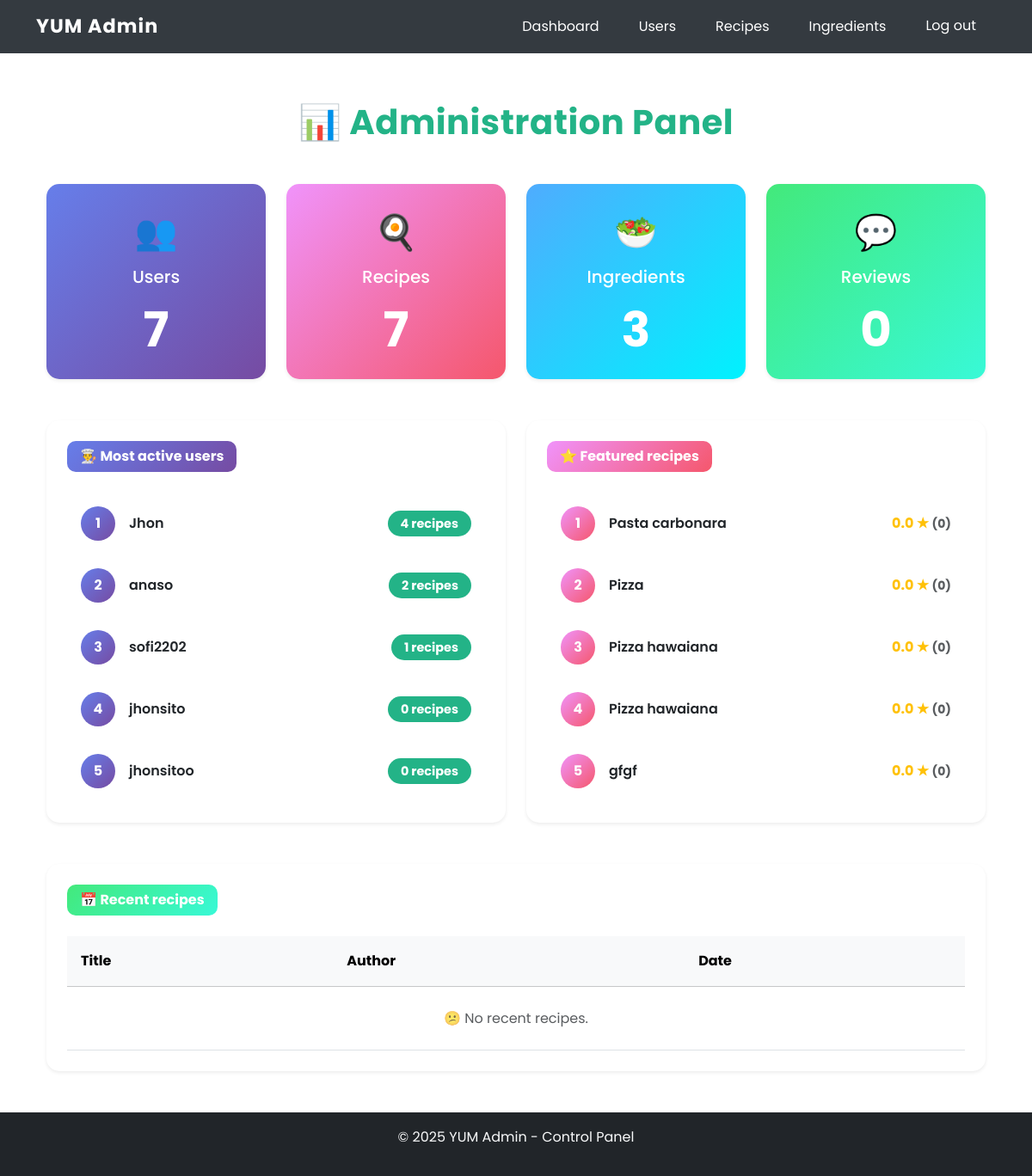
/admin_dash/dashboard/ (signed in), run on the app's committed database.
### core/models.py (models this page shows, shortened)
class User(AbstractUser):
    ROLE_CHOICES = [
        ("admin", "Administrador"),
        ("common", "Usuario Común"),
    ]
    role = models.CharField(
        max_length=10,
        choices=ROLE_CHOICES,
        default="common"
    )
    favorite_recipes = models.ManyToManyField(
        "Recipe",
        related_name="favorited_by",
        blank=True
    )
    def is_admin(self):
        return self.role == "admin"

class Recipe(models.Model):
    CATEGORY_CHOICES = [
    ('plato fuerte', 'Plato fuerte'),
    ('entrada', 'Entrada'),
    ('pasabocas', 'Pasabocas'),
    ('postre', 'Postre'),
    ('acompañamiento', 'Acompañamiento'),
    ('ensalada', 'Ensalada'),
    ('bebida', 'Bebida'),
    ]
    user = models.ForeignKey(User, on_delete=models.CASCADE, related_name="recipes")
    title = models.CharField(max_length=200)
    description = models.TextField()
    category = models.CharField(
        max_length=20,
        choices=CATEGORY_CHOICES,
        default='plato fuerte'
    )
    creation_date = models.DateTimeField(auto_now_add=True)
    preparation_time = models.DurationField()
    portions = models.PositiveIntegerField()
    nutritional_value = models.IntegerField(default=0, editable=False)  # IA
    media_score = models.FloatField(default=0, editable=False)  # promedio reseñas

### yum_admins/views.py (the view)
# urls.py: path('dashboard/', AdminDashboardView.as_view(), name='admin_dashboard'),
class AdminDashboardView(LoginRequiredMixin, UserPassesTestMixin, TemplateView):
    template_name = "yum_admins/dashboard.html"
    def test_func(self):
        return self.request.user.is_authenticated and self.request.user.is_admin()
    def get_context_data(self, **kwargs):
        context = super().get_context_data(**kwargs)
        context["total_users"] = User.objects.count()
        context["total_recipes"] = Recipe.objects.count()
        context["total_reviews"] = Review.objects.count()
        context["total_ingredient_types"] = IngredientType.objects.count()
        context["top_recipes"] = (
            Recipe.objects.annotate(
                avg_rating=Avg("reviews__score"),
                review_count=Count("reviews")
            ).order_by("-avg_rating")[:5]
        )
        context["top_users"] = (
            User.objects.annotate(recipe_count=Count("recipes"))
            .order_by("-recipe_count")[:5]
        )
        context["top_reviewers"] = (
            User.objects.annotate(review_count=Count("reviews"))
            .order_by("-review_count")[:5]
        )
        context["global_avg_score"] = Review.objects.aggregate(
            global_avg=Avg("score")
        )["global_avg"] or 0
        return context

### yum_admins/templates/yum_admins/dashboard.html (shortened to what this page needs)
{% extends "core/base_admin.html" %}
{% load static %}
{% load i18n %}
{% block content %}
<div class="container mt-5">
    <h1 class="text-center mb-5">📊 {% trans "Panel de Administración" %}</h1>
    <div class="row g-4 mb-5">
        <div class="col-md-3">
            <div class="card shadow-sm h-100 border-0 metric-card metric-users">
                <div class="card-body text-center text-white p-4">
                    <div class="metric-icon mb-2">👥</div>
                    <h5 class="card-title text-white mb-3">{% trans "Usuarios" %}</h5>
                    <p class="display-4 fw-bold mb-0">{{ total_users }}</p>
                </div>
            </div>
        </div>
        <div class="col-md-3">
            <div class="card shadow-sm h-100 border-0 metric-card metric-recipes">
                <div class="card-body text-center text-white p-4">
                    <div class="metric-icon mb-2">🍳</div>
                    <h5 class="card-title text-white mb-3">{% trans "Recetas" %}</h5>
                    <p class="display-4 fw-bold mb-0">{{ total_recipes }}</p>
                </div>
            </div>
        </div>
        <div class="col-md-3">
            <div class="card shadow-sm h-100 border-0 metric-card metric-ingredients">
                <div class="card-body text-center text-white p-4">
                    <div class="metric-icon mb-2">🥗</div>
                    <h5 class="card-title text-white mb-3">{% trans "Ingredientes" %}</h5>
                    <p class="display-4 fw-bold mb-0">{{ total_ingredient_types }}</p>
                </div>
            </div>
        </div>
        <div class="col-md-3">
            <div class="card shadow-sm h-100 border-0 metric-card metric-reviews">
                <div class="card-body text-center text-white p-4">
                    <div class="metric-icon mb-2">💬</div>
                    <h5 class="card-title text-white mb-3">{% trans "Reseñas" %}</h5>
                    <p class="display-4 fw-bold mb-0">{{ total_reviews }}</p>
                </div>
            </div>
        </div>
    </div>
    <div class="row g-4 mb-5">
        <div class="col-lg-6">
            <div class="card shadow-sm h-100 dashboard-section-card">
                <div class="card-body p-4">
                    <h4 class="mb-4">
                        <span class="badge section-badge badge-users">
                            👨‍🍳 {% trans "Usuarios más activos" %}
                        </span>
                    </h4>
                    <ul class="list-group list-group-flush">
                        {% for user in top_users %}
                        <li class="list-group-item d-flex justify-content-between align-items-center border-0 py-3">
                            <div class="d-flex align-items-center">
                                <div class="ranking-badge ranking-users me-3">
                                    {{ forloop.counter }}
                                </div>
                                <span class="fw-semibold">{{ user.username }}</span>
                            </div>
                            <span class="badge rounded-pill count-badge">
                                {{ user.recipe_count }} {% trans "recetas" %}
                            </span>
                        </li>
                        {% empty %}
                        <li class="list-group-item border-0 text-center text-muted py-4">
                            😕 {% trans "No hay usuarios activos." %}
                        </li>
                        {% endfor %}
                    </ul>
                </div>
            </div>
        </div>
        <div class="col-lg-6">
            <div class="card shadow-sm h-100 dashboard-section-card">
                <div class="card-body p-4">
                    <h4 class="mb-4">
                        <span class="badge section-badge badge-recipes">
                            ⭐ {% trans "Recetas destacadas" %}
                        </span>
                    </h4>
                    <ul class="list-group list-group-flush">
                        {% for recipe in top_recipes %}
                        <li class="list-group-item d-flex justify-content-between align-items-center border-0 py-3">
                            <div class="d-flex align-items-center">
                                <div class="ranking-badge ranking-recipes me-3">
                                    {{ forloop.counter }}
                                </div>
                                <span class="fw-semibold">{{ recipe.title|truncatewords:5 }}</span>
                            </div>
                            <span class="text-warning fw-bold">
                                {{ recipe.avg_rating|default:"0"|floatformat:1 }} ★
                                <small class="text-muted">({{ recipe.review_count }})</small>
                            </span>
                        </li>
                        {% empty %}
                        <li class="list-group-item border-0 text-center text-muted py-4">
                            😕 {% trans "No hay recetas destacadas." %}
                        </li>
                        {% endfor %}
                    </ul>
                </div>
            </div>
        </div>
    </div>
    <div class="card shadow-sm dashboard-section-card">
        <div class="card-body p-4">
            <h4 class="mb-4">
                <span class="badge section-badge badge-recent">
                    📅 {% trans "Recetas recientes" %}
                </span>
            </h4>
            <div class="table-responsive">
                <table class="table table-hover mb-0">
                    <thead class="table-light">
                        <tr>
                            <th class="px-3 py-3">{% trans "Título" %}</th>
                            <th class="px-3 py-3">{% trans "Autor" %}</th>
                            <th class="px-3 py-3">{% trans "Fecha" %}</th>
                        </tr>
                    </thead>
                    <tbody>
                        {% for recipe in recent_recipes %}
                        <tr>
                            <td class="px-3 py-3">
                                <strong>{{ recipe.title }}</strong>
                            </td>
                            <td class="px-3 py-3">
                                <span class="badge bg-secondary">{{ recipe.user.username }}</span>
                            </td>
                            <td class="px-3 py-3 text-muted">
                                <small>{{ recipe.creation_date|date:"d/m/Y H:i" }}</small>
                            </td>
                        </tr>
                        {% empty %}
                        <tr>
                            <td colspan="3" class="text-center text-muted py-4">
                                😕 {% trans "No hay recetas recientes." %}
                            </td>
                        </tr>
                        {% endfor %}
                    </tbody>
                </table>
            </div>
        </div>
    </div>
</div>
{% endblock %}

### core/templates/core/base_admin.html (shortened to what this page needs)
{% load static %}
{% load i18n %}
<!DOCTYPE html>
<html lang="es">
<head>
    <link
        href="https://cdn.jsdelivr.net/npm/bootstrap@5.3.3/dist/css/bootstrap.min.css"
        rel="stylesheet">
    <link rel="stylesheet" href="{% static 'core/css/styles.css' %}">
</head>
<body class="admin-page">
    <nav class="navbar navbar-expand-lg navbar-dark bg-dark">
        <div class="container">
            <a class="navbar-brand" href="{% url 'admin_dashboard' %}">{% trans "YUM Admin" %}</a>
            <div class="collapse navbar-collapse" id="navbarAdmin">
                <ul class="navbar-nav ms-auto">
                    <li class="nav-item">
                        <a class="nav-link" href="{% url 'admin_dashboard' %}">{% trans "Dashboard" %}</a>
                    </li>
                    <li class="nav-item">
                        <a class="nav-link" href="{% url 'admin_user_list' %}">{% trans "Usuarios" %}</a>
                    </li>
                    <li class="nav-item">
                        <a class="nav-link" href="{% url 'admin_recipe_list' %}">{% trans "Recetas" %}</a>
                    </li>
                    <li class="nav-item">
                        <a class="nav-link" href="{% url 'admin_ingredienttype_list' %}">{% trans "Ingredientes" %}</a>
                    </li>
                    <li class="nav-item">
                        <form action="{% url 'logout' %}" method="post" style="display:inline;">
                            <button type="submit" class="nav-link btn btn-link">{% trans "Cerrar sesión" %}</button>
                        </form>
                    </li>
                </ul>
            </div>
        </div>
    </nav>
    <main class="container my-4">
        {% block content %}
        {% endblock %}
    </main>
    <footer class="bg-dark text-light py-3 mt-5">
        <div class="container text-center">
            <p>&copy; {{ year|default:"2025" }} {% trans "YUM Admin - Panel de Control" %} </p>
        </div>
    </footer>
</body>
</html>

### core/static/core/css/styles.css (style rules this page uses)
:root { --brand-green: #23b387; --brand-green-hover: #1d9470; --brand-green-light: rgba(35, 179, 135, 0.05); --brand-green-shadow: rgba(35, 179, 135, 0.25); --brand-white: #ffffff; --brand-black: #000000; --text-muted: #6c757d; --text-dark: #212529; --border-color: #ccc; --border-light: #e0e0e0; --shadow-sm: 0 2px 8px rgba(0, 0, 0, 0.1); --shadow-md: 0 4px 10px rgba(0, 0, 0, 0.1); --shadow-lg: 0 8px 20px rgba(0, 0, 0, 0.15); --shadow-xl: 0 10px 25px rgba(0, 0, 0, 0.15); --border-radius: 12px; --transition-base: 0.3s ease; }
body { font-family: 'Poppins', sans-serif; background-color: var(--brand-white); color: var(--brand-black); line-height: 1.6; padding-top: 70px; }
h1, h2, h3, .auth-title { font-weight: 700; letter-spacing: 0.5px; color: var(--brand-green); }
.navbar { background-color: var(--brand-green); position: fixed; top: 0; left: 0; right: 0; z-index: 1030; transition: all var(--transition-base); }
.navbar-brand { color: var(--brand-white) !important; font-weight: 700; font-size: 1.4rem; letter-spacing: 1px; transition: font-size var(--transition-base); }
.navbar-nav .nav-link { color: var(--brand-white) !important; background: none; border: none; font-size: 1rem; cursor: pointer; padding: 0; margin: 0 15px; text-decoration: none; transition: color var(--transition-base); }
.card { border-radius: var(--border-radius); transition: transform var(--transition-base), box-shadow var(--transition-base); }
.card-body { padding-top: 1rem; padding-bottom: 1rem; }
.dashboard-section-card { border-radius: 15px; border: none; }
.table > :not(caption) > * > * { padding: 1rem 0.75rem; }
.table tbody tr { transition: background-color 0.2s ease; }
footer { background-color: var(--brand-green); color: var(--brand-white); padding: 1rem 0; text-align: center; margin-top: 2rem; }
.metric-card { border-radius: 15px; transition: transform var(--transition-base), box-shadow var(--transition-base); }
.metric-users { background: linear-gradient(135deg, #667eea 0%, #764ba2 100%); }
.metric-recipes { background: linear-gradient(135deg, #f093fb 0%, #f5576c 100%); }
.metric-ingredients { background: linear-gradient(135deg, #4facfe 0%, #00f2fe 100%); }
.metric-reviews { background: linear-gradient(135deg, #43e97b 0%, #38f9d7 100%); }
.metric-icon { font-size: 2.5rem; }
.section-badge { font-size: 1rem; padding: 10px 15px; border-radius: 10px; }
.badge-users { background: linear-gradient(135deg, #667eea 0%, #764ba2 100%); }
.badge-recipes { background: linear-gradient(135deg, #f093fb 0%, #f5576c 100%); }
.badge-recent { background: linear-gradient(135deg, #43e97b 0%, #38f9d7 100%); }
.ranking-badge { width: 40px; height: 40px; border-radius: 50%; display: flex; align-items: center; justify-content: center; color: var(--brand-white); font-weight: bold; }
.ranking-users { background: linear-gradient(135deg, #667eea 0%, #764ba2 100%); }
.ranking-recipes { background: linear-gradient(135deg, #f093fb 0%, #f5576c 100%); }
.count-badge { background-color: var(--brand-green); font-size: 0.9rem; padding: 8px 15px; }

### core/templates/core/base_admin.html (style rules this page uses)
body.admin-page { padding-top: 70px; }
.navbar.bg-dark { background-color: #343a40 !important; position: fixed; top: 0; left: 0; right: 0; z-index: 1030; transition: all 0.3s ease-in-out; }
.navbar.bg-dark .navbar-brand { transition: font-size 0.3s ease; }

### data on the page
User: username "Jhon", recipe_count "4"
User: username "anaso", recipe_count "2"
User: username "sofi2202", recipe_count "1"
User: username "jhonsito", recipe_count "0"
User: username "jhonsitoo", recipe_count "0"
Recipe: title "Pasta carbonara", avg_rating "0.0", review_count "0"
Recipe: title "Pizza", avg_rating "0.0", review_count "0"
Recipe: title "Pizza hawaiana", avg_rating "0.0", review_count "0"
Recipe: title "Pizza hawaiana", avg_rating "0.0", review_count "0"
Recipe: title "gfgf", avg_rating "0.0", review_count "0"

### other printed values
{{ total_users }} "7"
{{ total_recipes }} "7"
{{ total_ingredient_types }} "3"
{{ total_reviews }} "0"
{{ year|default:"2025" }} "2025"
